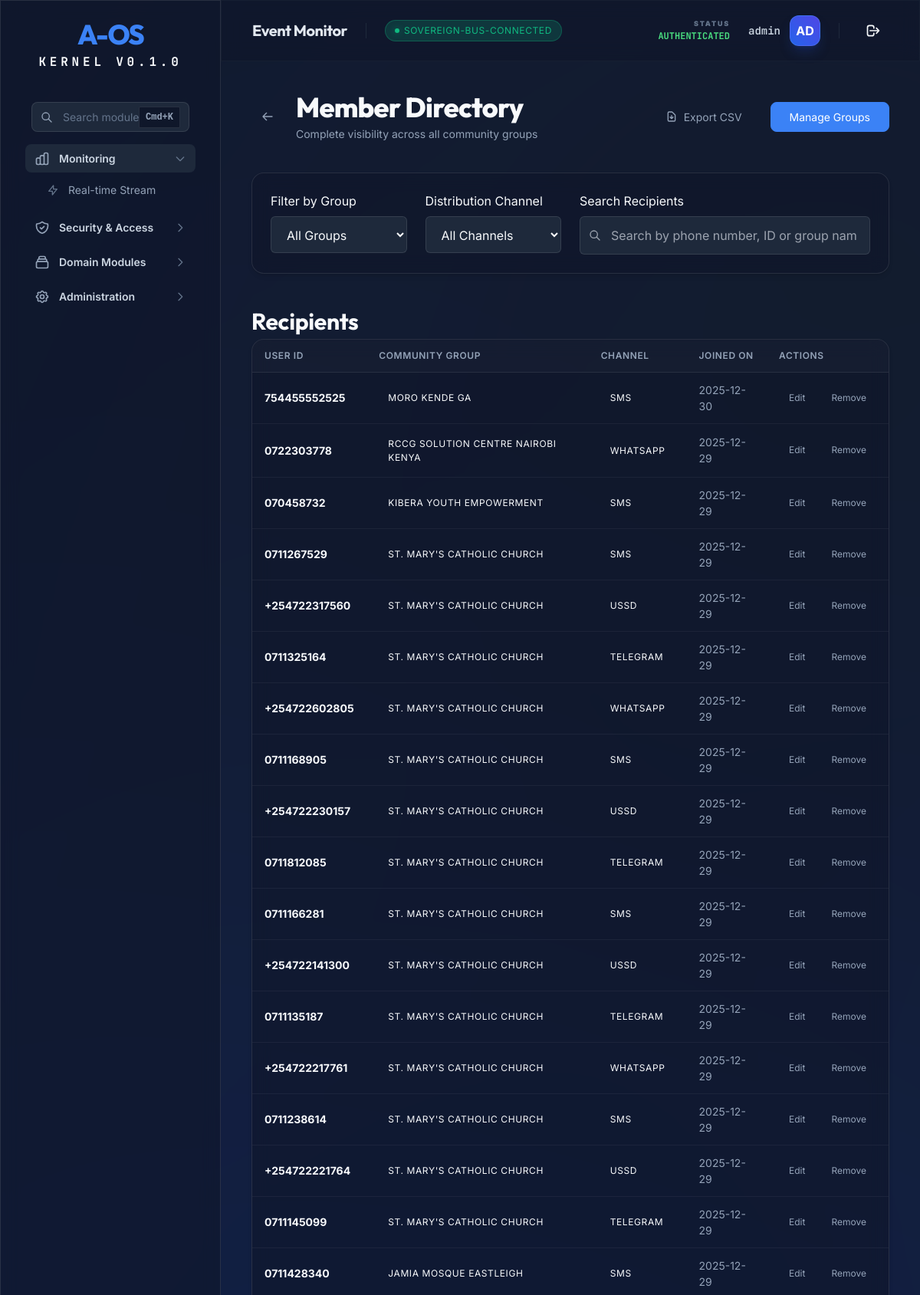
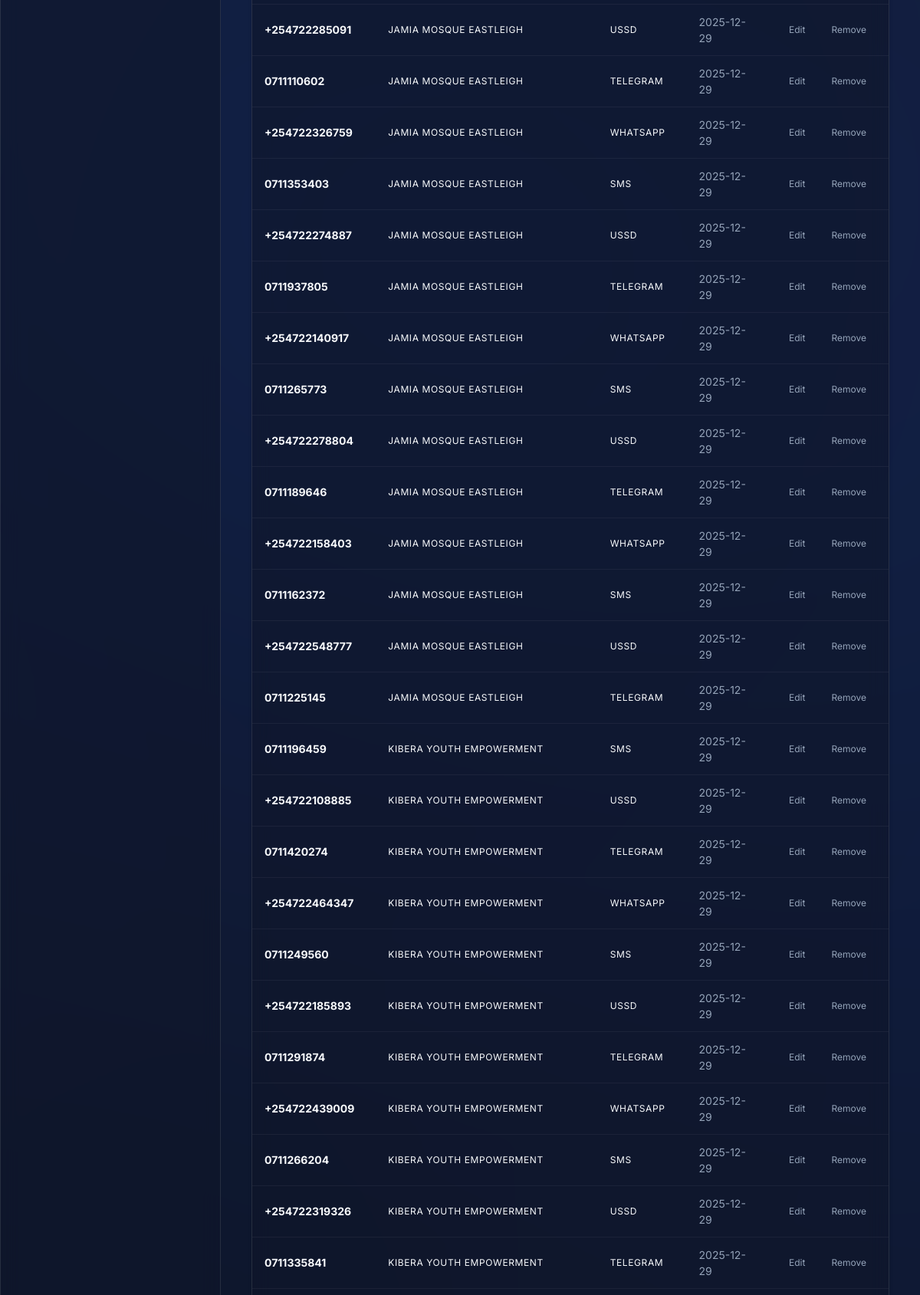
The app's page /community/members (signed in, upper part) with its own data (2 pictures, top to bottom).
### tables this page shows
CREATE TABLE community_members (
        id TEXT PRIMARY KEY,
        community_id TEXT NOT NULL,
        user_id TEXT NOT NULL,
        channel TEXT NOT NULL,
        joined_at DATETIME DEFAULT CURRENT_TIMESTAMP,
        active BOOLEAN DEFAULT 1,
        FOREIGN KEY (community_id) REFERENCES community_groups(id),
        UNIQUE(community_id, user_id, channel)
    );

CREATE TABLE community_groups (
        id TEXT PRIMARY KEY,
        name TEXT NOT NULL,
        description TEXT,
        group_type TEXT,
        tags TEXT DEFAULT '[]', -- JSON list
        location TEXT,
        admin_id TEXT,
        trust_level TEXT DEFAULT 'local',
        preferred_channels TEXT DEFAULT 'ussd,sms',
        active BOOLEAN DEFAULT 1,
        created_at DATETIME DEFAULT CURRENT_TIMESTAMP
    , invite_slug TEXT, community_code TEXT, code_active BOOLEAN DEFAULT 0);

### aos/api/routers/community.py (the view)
@router.get("/members", response_class=HTMLResponse)
async def members_dashboard(
    request: Request,
    page: int = 1,
    group_id: str = None,
    channel: str = None,
    search: str = None,
    operator=Depends(get_current_operator)
):
    if operator.get("role") == AosRole.COMMUNITY_ADMIN.value:
        user_comm_id = operator.get("community_id")
        if not group_id:
            return RedirectResponse(
                url=f"/community/members?group_id={user_comm_id}",
                status_code=status.HTTP_303_SEE_OTHER
            )
        if group_id != user_comm_id:
            raise HTTPException(403, "Access denied: You do not manage this community.")
    """Dedicated member management dashboard."""
    data = community_state.module.list_all_members(
        page=page,
        per_page=50,
        group_id=group_id,
        channel=channel,
        search_query=search
    ) if community_state.module else {
        "members": [],
        "total": 0,
        "page": 1,
        "per_page": 50,
        "total_pages": 0
    }
    all_groups = []
    if community_state.module:
        all_groups = [g for g in community_state.module._groups.list_all() if g.active]
    if request.headers.get("hx-request") == "true":
        return templates.TemplateResponse("partials/community_members_table.html", {
            "request": request,
            "members": data["members"],
            "total": data["total"],
            "page": data["page"],
            "total_pages": data["total_pages"]
        })
    return templates.TemplateResponse("community_members.html", {
        "request": request,
        "user": operator,
        "members": data["members"],
        "total": data["total"],
        "page": data["page"],
        "total_pages": data["total_pages"],
        "all_groups": all_groups,
        "current_group": group_id,
        "current_channel": channel,
        "current_search": search
    })

### aos/api/templates/community_members.html (shortened to what this page needs)
{% extends "dashboard.html" %}
{% from "components/atoms/EliteButton.html" import elite_button %}
{% from "components/atoms/Card.html" import card %}
{% from "components/molecules/DataCard.html" import data_card %}
{% from "components/molecules/Pagination.html" import pagination %}
{% block content %}
<header class="mb-10 flex flex-col md:flex-row md:items-center md:justify-between gap-4">
    <div class="flex items-center gap-4">
        <a href="/community" class="aos-btn aos-btn-ghost aos-size-sm group">
            <svg class="w-4 h-4 transition-transform group-hover:-translate-x-1" fill="none" stroke="currentColor"
                viewBox="0 0 24 24">
                <path stroke-linecap="round" stroke-linejoin="round" stroke-width="2" d="M10 19l-7-7m0 0l7-7m-7 7h18">
                </path>
            </svg>
        </a>
        <div>
            <h1 class="aos-h1 mb-1">Member Directory</h1>
            <p class="aos-text-muted aos-text-sm">Complete visibility across all community groups</p>
        </div>
    </div>
    <div class="flex flex-wrap gap-3">
        <button onclick="exportCSV()" class="aos-btn aos-btn-ghost aos-size-md">
            <svg class="w-4 h-4" fill="none" stroke="currentColor" viewBox="0 0 24 24">
                <path stroke-linecap="round" stroke-linejoin="round" stroke-width="2"
                    d="M12 10v6m0 0l-3-3m3 3l3-3m2 8H7a2 2 0 01-2-2V5a2 2 0 012-2h5.586a1 1 0 01.707.293l5.414 5.414a1 1 0 01.293.707V19a2 2 0 01-2 2z">
                </path>
            </svg>
            <span class="aos-btn-text">Export CSV</span>
        </button>
        <a href="/community" class="aos-btn aos-btn-primary aos-size-md">
            <span class="aos-btn-text">Manage Groups</span>
        </a>
    </div>
</header>
{% call card(padding="6", class="mb-8") %}
<div class="grid grid-cols-1 md:grid-cols-4 gap-6">
    <div>
        <label class="aos-label mb-2 block">Filter by Group</label>
        <select name="group_id" class="aos-input" hx-get="/community/members" hx-target="#members-table-container"
            hx-swap="outerHTML" hx-push-url="true" hx-include="[name='channel'], [name='search']">
            <option value="">All Groups</option>
        </select>
    </div>
    <div>
        <label class="aos-label mb-2 block">Distribution Channel</label>
        <select name="channel" class="aos-input" hx-get="/community/members" hx-target="#members-table-container"
            hx-swap="outerHTML" hx-push-url="true" hx-include="[name='group_id'], [name='search']">
            <option value="">All Channels</option>
        </select>
    </div>
    <div class="md:col-span-2">
        <label class="aos-label mb-2 block">Search Recipients</label>
        <div class="relative">
            <input type="text" id="member-search" name="search" class="aos-input pl-10"
                placeholder="Search by phone number, ID or group name..." value="{{ current_search or '' }}"
                hx-get="/community/members" hx-trigger="keyup changed delay:500ms, search"
                hx-target="#members-table-container" hx-swap="outerHTML" hx-indicator="#search-indicator"
                hx-push-url="true" hx-include="[name='group_id'], [name='channel']">
            <div class="absolute inset-y-0 left-0 pl-3 flex items-center pointer-events-none">
            </div>
        </div>
    </div>
</div>
{% endcall %}
<section class="aos-stack-md">
    <div class="flex items-center justify-between">
        <h2 class="aos-h2">Recipients</h2>
    </div>
    <div id="members-table-container">
        {% include "partials/community_members_table.html" %}
    </div>
</section>
{% endblock %}

### aos/api/templates/partials/community_members_table.html (shortened to what this page needs)
{% from "components/atoms/Card.html" import card %}
{% from "components/molecules/Pagination.html" import pagination %}
<div id="members-table-container">
    {% call card(padding="0", class="aos-overflow-hidden") %}
    <table class="aos-table">
        <thead>
            <tr>
                <th>User ID</th>
                <th>Community Group</th>
                <th>Channel</th>
                <th>Joined On</th>
                <th>Actions</th>
            </tr>
        </thead>
        <tbody>
            {% for member in members %}
            <tr>
                <td class="aos-font-mono aos-text-sm font-bold">{{ member.user_id }}</td>
                <td><span class="aos-badge aos-badge-ghost">{{ member.group_name }}</span></td>
                <td>
                    <span
                        class="aos-badge {% if member.channel == 'telegram' %}aos-badge-info{% elif member.channel == 'sms' %}aos-badge-primary{% else %}aos-badge-warning{% endif %}">
                        {{ member.channel|upper }}
                    </span>
                </td>
                <td class="aos-text-sm aos-text-muted">
                    {{ member.joined_at.strftime('%Y-%m-%d') if member.joined_at else 'N/A' }}
                </td>
                <td>
                    <div class="flex items-center gap-2">
                        <button class="aos-btn aos-btn-ghost aos-size-sm"
                            hx-get="/community/members/{{ member.id }}/edit" hx-target="#modal-content"
                            onclick="openModal()">
                            <span class="aos-btn-text">Edit</span>
                        </button>
                        <button class="aos-btn aos-btn-ghost aos-size-sm aos-text-danger hover:aos-bg-danger-fade"
                            hx-delete="/community/{{ member.community_id }}/members/{{ member.user_id }}?channel={{ member.channel }}"
                            data-aos-confirm="Remove recipient '{{ member.user_id }}' from the distribution network?"
                            hx-target="closest tr" hx-swap="outerHTML swap:400ms">
                            <span class="aos-btn-text">Remove</span>
                        </button>
                    </div>
                </td>
            </tr>
            {% else %}
            <tr>
                <td colspan="5" class="aos-text-center aos-py-8 aos-text-muted">
                    No recipients found matching your search criteria.
                </td>
            </tr>
            {% endfor %}
        </tbody>
    </table>
    {% endcall %}
</div>

### aos/api/templates/partials/design_system.html (style rules this page uses)
body { margin: 0; scroll-behavior: smooth; -webkit-font-smoothing: antialiased; background: var(--aos-surface-base); color: var(--aos-neutral-50); font-family: var(--aos-font-sans); }
.aos-h1 { font-family: var(--aos-font-display); font-size: var(--aos-size-4xl); font-weight: 800; letter-spacing: -0.02em; line-height: 1.1; }
.aos-h2 { font-family: var(--aos-font-display); font-size: var(--aos-size-3xl); font-weight: 700; letter-spacing: -0.01em; }
.aos-text-sm { font-size: var(--aos-size-sm); }
.aos-text-muted { color: var(--aos-neutral-400); }
.aos-table { width: 100%; border-collapse: collapse; }
.aos-table thead { background: rgba(255, 255, 255, 0.02); border-bottom: 1px solid var(--aos-surface-border); }
.aos-table th { padding: var(--aos-spacing-3) var(--aos-spacing-4); text-align: left; font-size: var(--aos-size-xs); font-weight: 600; text-transform: uppercase; letter-spacing: 0.05em; color: var(--aos-neutral-400); }
.aos-table td { padding: var(--aos-spacing-3) var(--aos-spacing-4); border-bottom: 1px solid rgba(255, 255, 255, 0.05); }

### aos/api/templates/components/atoms/EliteButton.html (style rules this page uses)
.aos-btn { position: relative; display: inline-flex; align-items: center; justify-content: center; gap: var(--aos-spacing-2); font-weight: var(--aos-weight-semibold); border-radius: var(--aos-radius-lg); border: 1px solid transparent; transition: all var(--aos-duration-base) var(--aos-easing-out); cursor: pointer; font-family: var(--aos-font-sans); white-space: nowrap; }
.aos-size-sm { padding: var(--aos-spacing-1) var(--aos-spacing-3); font-size: var(--aos-size-xs); }
.aos-size-md { padding: var(--aos-spacing-2) var(--aos-spacing-6); font-size: var(--aos-size-sm); }
.aos-btn-primary { background: var(--aos-primary-base); color: var(--aos-primary-text); border-color: var(--aos-primary-base); }
.aos-btn-ghost { background: transparent; color: var(--aos-neutral-400); border-color: transparent; }

### records on screen
community_members: user_id "754455552525", group_name "MORO KENDE GA", channel "SMS", joined_at "2025-12-30"
community_members: user_id "0722303778", group_name "RCCG SOLUTION CENTRE NAIROBI KENYA", channel "WHATSAPP", joined_at "2025-12-29"
community_members: user_id "070458732", group_name "KIBERA YOUTH EMPOWERMENT", channel "SMS", joined_at "2025-12-29"
community_members: user_id "0711267529", group_name "ST. MARY'S CATHOLIC CHURCH", channel "SMS", joined_at "2025-12-29"
community_members: user_id "+254722317560", group_name "ST. MARY'S CATHOLIC CHURCH", channel "USSD", joined_at "2025-12-29"
community_members: user_id "0711325164", group_name "ST. MARY'S CATHOLIC CHURCH", channel "TELEGRAM", joined_at "2025-12-29"
community_members: user_id "+254722602805", group_name "ST. MARY'S CATHOLIC CHURCH", channel "WHATSAPP", joined_at "2025-12-29"
community_members: user_id "0711168905", group_name "ST. MARY'S CATHOLIC CHURCH", channel "SMS", joined_at "2025-12-29"
community_members: user_id "+254722230157", group_name "ST. MARY'S CATHOLIC CHURCH", channel "USSD", joined_at "2025-12-29"
community_members: user_id "0711812085", group_name "ST. MARY'S CATHOLIC CHURCH", channel "TELEGRAM", joined_at "2025-12-29"
community_members: user_id "0711166281", group_name "ST. MARY'S CATHOLIC CHURCH", channel "SMS", joined_at "2025-12-29"
community_members: user_id "+254722141300", group_name "ST. MARY'S CATHOLIC CHURCH", channel "USSD", joined_at "2025-12-29"
community_members: user_id "0711135187", group_name "ST. MARY'S CATHOLIC CHURCH", channel "TELEGRAM", joined_at "2025-12-29"
community_members: user_id "+254722217761", group_name "ST. MARY'S CATHOLIC CHURCH", channel "WHATSAPP", joined_at "2025-12-29"
community_members: user_id "0711238614", group_name "ST. MARY'S CATHOLIC CHURCH", channel "SMS", joined_at "2025-12-29"
community_members: user_id "+254722221764", group_name "ST. MARY'S CATHOLIC CHURCH", channel "USSD", joined_at "2025-12-29"
community_members: user_id "0711145099", group_name "ST. MARY'S CATHOLIC CHURCH", channel "TELEGRAM", joined_at "2025-12-29"
community_members: user_id "0711428340", group_name "JAMIA MOSQUE EASTLEIGH", channel "SMS", joined_at "2025-12-29"
community_members: user_id "+254722285091", group_name "JAMIA MOSQUE EASTLEIGH", channel "USSD", joined_at "2025-12-29"
community_members: user_id "0711110602", group_name "JAMIA MOSQUE EASTLEIGH", channel "TELEGRAM", joined_at "2025-12-29"
community_members: user_id "+254722326759", group_name "JAMIA MOSQUE EASTLEIGH", channel "WHATSAPP", joined_at "2025-12-29"
community_members: user_id "0711353403", group_name "JAMIA MOSQUE EASTLEIGH", channel "SMS", joined_at "2025-12-29"
community_members: user_id "+254722274887", group_name "JAMIA MOSQUE EASTLEIGH", channel "USSD", joined_at "2025-12-29"
community_members: user_id "0711937805", group_name "JAMIA MOSQUE EASTLEIGH", channel "TELEGRAM", joined_at "2025-12-29"
community_members: user_id "+254722140917", group_name "JAMIA MOSQUE EASTLEIGH", channel "WHATSAPP", joined_at "2025-12-29"
community_members: user_id "0711265773", group_name "JAMIA MOSQUE EASTLEIGH", channel "SMS", joined_at "2025-12-29"
community_members: user_id "+254722278804", group_name "JAMIA MOSQUE EASTLEIGH", channel "USSD", joined_at "2025-12-29"
community_members: user_id "0711189646", group_name "JAMIA MOSQUE EASTLEIGH", channel "TELEGRAM", joined_at "2025-12-29"
community_members: user_id "+254722158403", group_name "JAMIA MOSQUE EASTLEIGH", channel "WHATSAPP", joined_at "2025-12-29"
community_members: user_id "0711162372", group_name "JAMIA MOSQUE EASTLEIGH", channel "SMS", joined_at "2025-12-29"
community_members: user_id "+254722548777", group_name "JAMIA MOSQUE EASTLEIGH", channel "USSD", joined_at "2025-12-29"
community_members: user_id "0711225145", group_name "JAMIA MOSQUE EASTLEIGH", channel "TELEGRAM", joined_at "2025-12-29"
community_members: user_id "0711196459", group_name "KIBERA YOUTH EMPOWERMENT", channel "SMS", joined_at "2025-12-29"
community_members: user_id "+254722108885", group_name "KIBERA YOUTH EMPOWERMENT", channel "USSD", joined_at "2025-12-29"
community_members: user_id "0711420274", group_name "KIBERA YOUTH EMPOWERMENT", channel "TELEGRAM", joined_at "2025-12-29"
community_members: user_id "+254722464347", group_name "KIBERA YOUTH EMPOWERMENT", channel "WHATSAPP", joined_at "2025-12-29"
community_members: user_id "0711249560", group_name "KIBERA YOUTH EMPOWERMENT", channel "SMS", joined_at "2025-12-29"
community_members: user_id "+254722185893", group_name "KIBERA YOUTH EMPOWERMENT", channel "USSD", joined_at "2025-12-29"
community_members: user_id "0711291874", group_name "KIBERA YOUTH EMPOWERMENT", channel "TELEGRAM", joined_at "2025-12-29"
community_members: user_id "+254722439009", group_name "KIBERA YOUTH EMPOWERMENT", channel "WHATSAPP", joined_at "2025-12-29"
community_members: user_id "0711266204", group_name "KIBERA YOUTH EMPOWERMENT", channel "SMS", joined_at "2025-12-29"
community_members: user_id "+254722319326", group_name "KIBERA YOUTH EMPOWERMENT", channel "USSD", joined_at "2025-12-29"
community_members: user_id "0711335841", group_name "KIBERA YOUTH EMPOWERMENT", channel "TELEGRAM", joined_at "2025-12-29"

### other values on screen
{{ title }} "Monitoring Security & Access Domain Modules Administration"
{{ item.text }} "Real-time Stream"
{{ text }} "SOVEREIGN-BUS-CONNECTED"
{{ user.username }} "admin"
{{ user.username[:2].upper() }} "AD"
